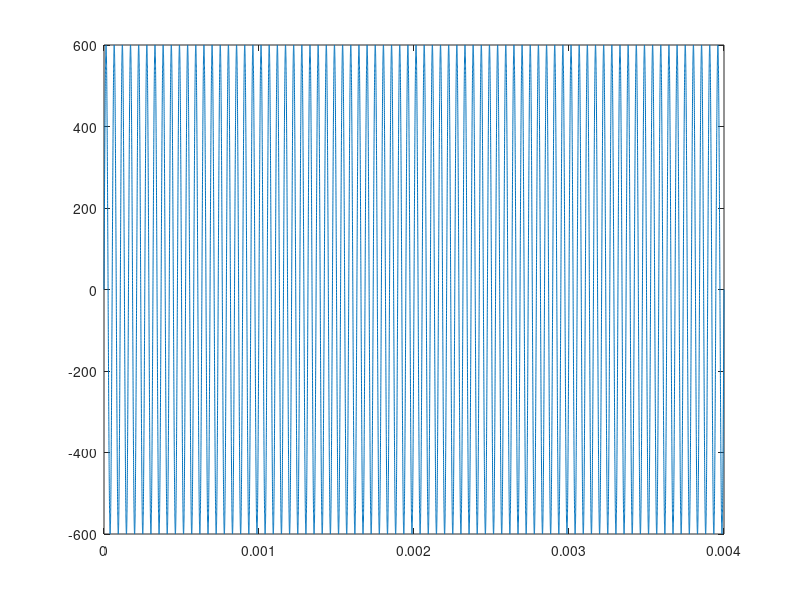

This chart was generated by the following MATLAB code: (Note: this script raises an error after producing the figure.)
clear; close all; clc;
load("All_injectors_vaccum.mat")
SampleTime = 1e-7;
RunTime = .004;
time = 0:SampleTime:RunTime;
Frequency = 19000;
Amplitude = 600;
voltage = 600*sin(2*pi*Frequency*time);
plot(time, voltage)
[peaks, loc_peaks] = findpeaks(voltage); % Peaks
[troughs, loc_troughs] = findpeaks(-voltage); %Troughs
[peak_times] = locsToTimes(loc_peaks, time); %Peak times
[trough_times] = locsToTimes(loc_troughs, time); %Trough times
[nada, loc_nada] = findpeaks(-(abs(voltage))); % nada
[nada_times] = locsToTimes(loc_nada, time); % nada times
troughs = -troughs;

[newVoltages] = toSquare(voltage, nada, troughs, peaks, nada_times, trough_times, peak_times, Amplitude, SampleTime)

% Functions below this line


function [ts] = locsToTimes(locs, time)
    for i = 1:length(locs)
        t = locs(i);
        locs(i) = time(t);
    end
    ts = locs;
end

